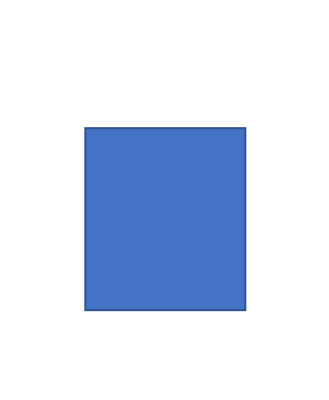
#> input picture images/a2.png, 329 x 400 px; its folder holds only this picture in this run
$ python example.py
#> lines starting #> are read from the running program, lines starting #| are printed output that depends on the picture; after the words box and inside, x2 and y2 are one past the last pixel; in counts of white or black regions, pixels touching at a corner belong together
### alphambr.py
# -*- coding: utf-8 -*-

import cv2
import numpy as np


class Alphambr(object):
    """
        Args:
            cut_margin: cut image margin
            add_padding: add paddings for bounding rectangle
            alpha_threshold: threshold for alpha channel (1 ~ 255)
            max_component_count: max component count, use all if None
            min_component_size: min component size, use all if None
    """
    def __init__(self, cut_margin=6, add_padding=10, alpha_threshold=127, max_component_count=None, min_component_size=None):
#> in example, image is the input picture: shape (400, 329, 4); mean R, G, B, A 15.3, 25.7, 44.2, 57.8
        self.cut_margin = cut_margin
        self.add_padding = add_padding
        self.alpha_threshold = alpha_threshold
        self.max_component_count = max_component_count
        self.min_component_size = min_component_size

    def __call__(self, image):

        # cut margin
        if self.cut_margin > 0:
            cm = self.cut_margin
            image = image[cm: -cm, cm: -cm, ...]
#> image: shape (398, 327, 4)

        # apply alpha threshold: it's like, x = 255 if x >= threshold else 0
        gated_alpha = cv2.threshold(image[..., -1], self.alpha_threshold, 255, cv2.THRESH_BINARY)[1]
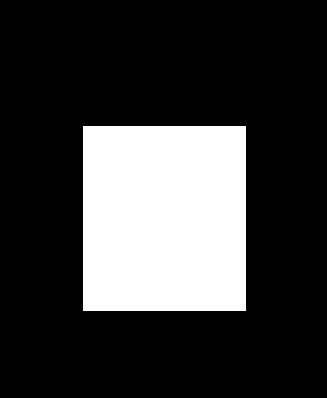
#> gated_alpha: shape (398, 327); 23.2% white; 1 white region, box (x1, y1, x2, y2) and area: (83, 126, 246, 311) 30155

        # get connected components
        num_components, labels = cv2.connectedComponents(gated_alpha)
#> num_components = 2
        ci2counts = {}
        for ci in range(num_components):
            ci2counts[ci] = (labels == ci).sum()
#> after the loop, ci2counts = {0: 99991, 1: 30155}
        sorted_cis = sorted(ci2counts, key=ci2counts.get, reverse=True)
#> sorted_cis = [0, 1]

        # limit component count
        if self.max_component_count is not None:
            cc = self.max_component_count + 1
            doomed_cis = sorted_cis[cc:]
#> doomed_cis = []
            for ci in doomed_cis:
                gated_alpha[labels == ci] = 0
#> this loop made 0 passes
            sorted_cis = sorted_cis[:cc]

        # limit component size
        if self.min_component_size is not None:
            cs = self.min_component_size
            survived_cis = []
            for ci in sorted_cis:
                if ci2counts[ci] < cs:
                    gated_alpha[labels == ci] = 0
                else:
                    survived_cis.append(ci)
#> this loop made 2 passes
#> after the loop, survived_cis = [0, 1]
            sorted_cis = survived_cis

        # get MBR
        gate = (gated_alpha >= self.alpha_threshold)
        wh = np.where(gate)
#> wh = 30155 positions, rows 126 to 310, columns 83 to 245
        H, W, C = image.shape
#> H = 398; W = 327; C = 4
        y1, y2 = np.min(wh[0]), np.max(wh[0])
#> y1 = 126; y2 = 310
        x1, x2 = np.min(wh[1]), np.max(wh[1])
#> x1 = 83; x2 = 245
        H = y2 - y1
#> H = 184
        W = x2 - x1
#> W = 162

        # draw on canvas
        p = self.add_padding
        canvas = np.zeros((H + 2 * p, W + 2 * p, C), dtype=np.uint8)
        canvas[p: -p, p: -p, :] = image[y1: y2, x1: x2, ...]
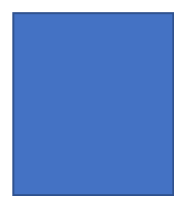
#> canvas: shape (208, 186, 4); mean of channels 0, 1, 2, 3 51.6, 86.7, 149.1, 195.9; transparent parts drawn white
        canvas[p: -p, p: -p, -1] *= gate[y1: y2, x1: x2]
        return canvas

### example.py
# -*- coding: utf-8 -*-

import os
import argparse

from tqdm import tqdm
from skimage.io import imread
from skimage.io import imsave

from alphambr import Alphambr


def parse_args():
    parser = argparse.ArgumentParser()
    parser.add_argument('--image_dir', type=str, default='./images')
    parser.add_argument('--result_dir', type=str, default='./results')
    args = parser.parse_args()
    return args


def example(args):

    # init
    ambr = Alphambr(
        cut_margin=1,
        add_padding=12,
        alpha_threshold=1,
        max_component_count=2,
        min_component_size=50 * 50
    )

    # prepare result
    os.makedirs(args.result_dir, exist_ok=True)

    # for each samples
    fnames = os.listdir(args.image_dir)
    for fname in tqdm(fnames):

        # get name
        splitted = fname.split('.')
        ext = splitted[-1]
        name = '.'.join(splitted[:-1])

        # read image
        ipath = os.path.join(args.image_dir, fname)
        try:
            image = imread(ipath)
        except ValueError:  # if not image
            continue

        # run (functor)
        mbred = ambr(image)

        # save image
        fname = f'{name}_ambred.{ext}'
        ipath = os.path.join(args.result_dir, fname)
        imsave(ipath, mbred)


if __name__ == '__main__':
    args = parse_args()
    example(args)

$ run again, on images/a3.png
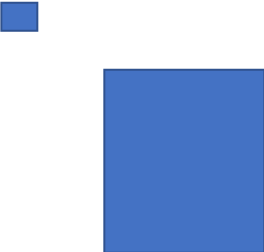
#> input picture images/a3.png, 264 x 252 px
#> in example, image is the input picture: shape (252, 264, 4); mean R, G, B, A 31.1, 52.2, 89.7, 117.2
#> image: shape (250, 262, 4)
#> labels: shape (250, 262) int32; 3 distinct labels, from 0 to 2
#> num_components = 3
#> after the loop in __call__, `for ci in range(num_components):`: ci2counts = {0: 35042, 1: 1178, 2: 29280}
#> in __call__, `sorted_cis = sorted(ci2counts, key=ci2counts.get, reverse=True)`: sorted_cis = [0, 2, 1]
#> doomed_cis = []
#> the loop in __call__, `for ci in sorted_cis:` made 3 passes
#> ci on pass 3: 1
#> after the loop in __call__, `for ci in sorted_cis:`:
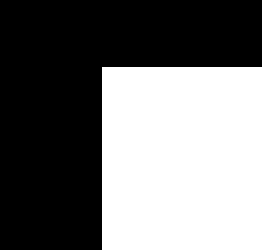
#> gated_alpha: shape (250, 262); 44.7% white; 1 white region, box (x1, y1, x2, y2) and area: (102, 67, 262, 250) 29280
#> after the loop in __call__, `for ci in sorted_cis:`: survived_cis = [0, 2]
#> wh = 29280 positions, rows 67 to 249, columns 102 to 261
#> y1 = 67; y2 = 249
#> x1 = 102; x2 = 261
#> in __call__, `H = y2 - y1`: H = 182
#> in __call__, `W = x2 - x1`: W = 159
#> in __call__, `canvas[p: -p, p: -p, :] = image[y1: y2, x1: x2, ...]`:
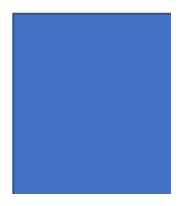
#> canvas: shape (206, 183, 4); mean of channels 0, 1, 2, 3 51.7, 86.8, 149.2, 194.5; transparent parts drawn white
